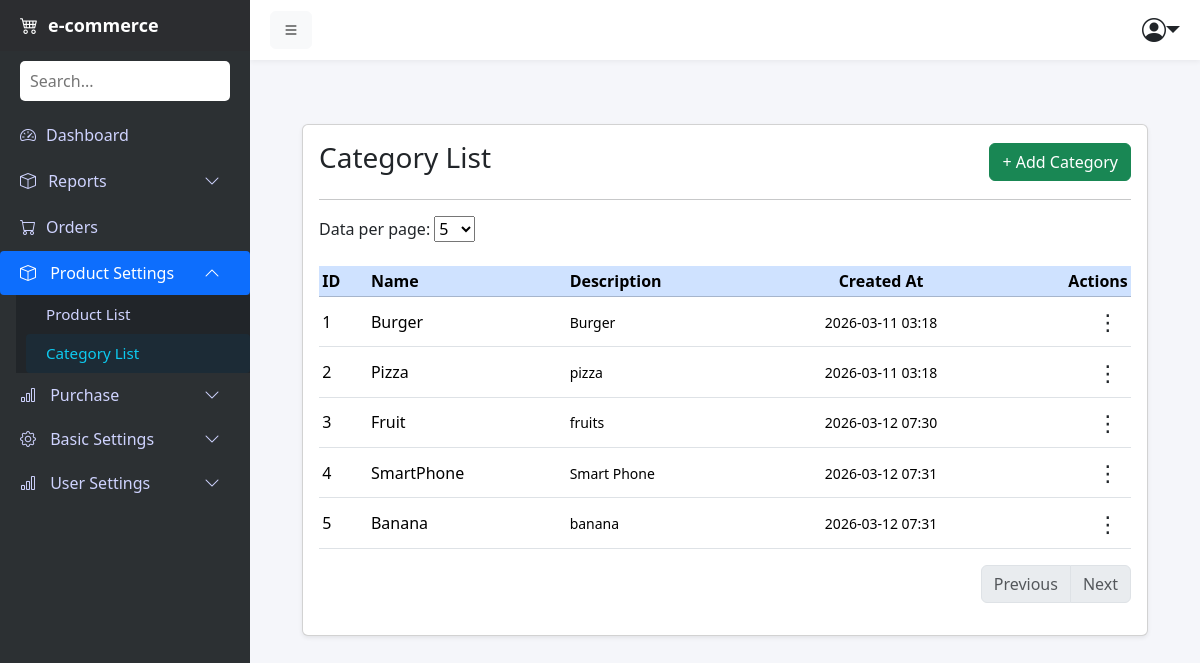
The app's page /category/list/ (signed in) with its own data.
### products/models.py (models this page shows, shortened)
class Category(models.Model):
    name = models.CharField(max_length=50)
    description = models.TextField(blank=True)
    created_at = models.DateTimeField(auto_now_add=True)

### products/views.py (the view)
# urls.py: path('category/list/', views.category_list, name='category_list'),
@login_required
@user_passes_test(lambda u: u.is_staff)
def category_list(request):
    categories = Category.objects.all()
    return render(request, 'category/category_list.html', {'categories': categories})

### products/context_processors.py (called while the page is built)
def wishlist_count(request):
    if request.user.is_authenticated:
        count = Wishlist.objects.filter(user=request.user).count()
    else:
        if not request.session.session_key:
            request.session.create()
        count = Wishlist.objects.filter(
            session_key=request.session.session_key
        ).count()
    return {"wishlist_count": count}

### products/templates/category/category_list.html (shortened to what this page needs)
{% extends 'base.html' %}
{% block content %}
<div class="container mt-4">
    <div class="card shadow-sm">
        <div class="card-body">
            <div class="d-flex justify-content-between align-items-center mb-3">
                <h3 class="text-dark">Category List</h3>
                <a href="{% url 'category_create' %}" class="btn btn-success" >
                    + Add Category
                </a>
            </div>
            <hr>
            <form method="get" class="d-inline-block mb-4">
                <label>Data per page: </label>
                <select name="per_page" onchange="this.form.submit()">
                    <option value="5" {% if per_page|add:'0' == 5 %}selected{% endif %}>5</option>
                </select>
            </form>
            <table class="table table-hover align-middle">
                <thead class="table-primary">
                    <tr>
                        <th class="ms-2">ID</th>
                        <th>Name</th>
                        <th>Description</th>
                        <th class="text-center">Created At</th>
                        {% if request.user.is_superuser or 'category_update' in permissions_list or 'category_delete' in permissions_list %}
                        <th class="text-end">Actions</th>
                        {% endif %}
                    </tr>
                </thead>
                <tbody>
                    {% for category in categories %}
                    <tr>
                        <td>{{ forloop.counter }}</td>
                        <td>{{ category.name }}</td>
                        <td><small>{{ category.description|default:"-" }}</small></td>
                        <td class="text-center"><small>{{ category.created_at|date:"Y-m-d h:i" }}</small></td>
                        {% if request.user.is_superuser or 'category_update' in permissions_list or 'category_delete' in permissions_list %}
                        <td class="text-end">
                            <div class="dropdown">
                                <button class="btn btn-sm " type="button" data-bs-toggle="dropdown" style="font-size: 22px;">
                                    &#8942;
                                </button>
                            </div>
                        </td>
                        {% endif %}
                    </tr>
                    {% endfor %}
                </tbody>
            </table>
            <nav class="d-flex justify-content-end mt-3">
                <ul class="pagination">
                    {% if page_obj.has_previous %}
                    <li class="page-item">
                        <a class="page-link" href="?page={{ page_obj.previous_page_number }}&per_page={{ per_page }}">Previous</a>
                    </li>
                    {% else %}
                    <li class="page-item disabled"><span class="page-link">Previous</span></li>
                    {% endif %}
                    {% if page_obj.has_next %}
                    <li class="page-item">
                        <a class="page-link" href="?page={{ page_obj.next_page_number }}&per_page={{ per_page }}">Next</a>
                    </li>
                    {% else %}
                    <li class="page-item disabled"><span class="page-link">Next</span></li>
                    {% endif %}
                </ul>
            </nav>
        </div>
    </div>
</div>
{% endblock %}

### static/css/nav.css (style rules this page uses)
body { overflow-x: hidden; background: #f5f6fa; font-family: 'Segoe UI', sans-serif; }

### products/templates/category/category_list.html (style rules this page uses)
.table>:not(caption)>*>* { padding: .2rem; }

### records on screen
Category: name "Burger", description "Burger", created_at "2026-03-11 03:18"
Category: name "Pizza", description "pizza", created_at "2026-03-11 03:18"
Category: name "Fruit", description "fruits", created_at "2026-03-12 07:30"
Category: name "SmartPhone", description "Smart Phone", created_at "2026-03-12 07:31"
Category: name "Banana", description "banana", created_at "2026-03-12 07:31"
